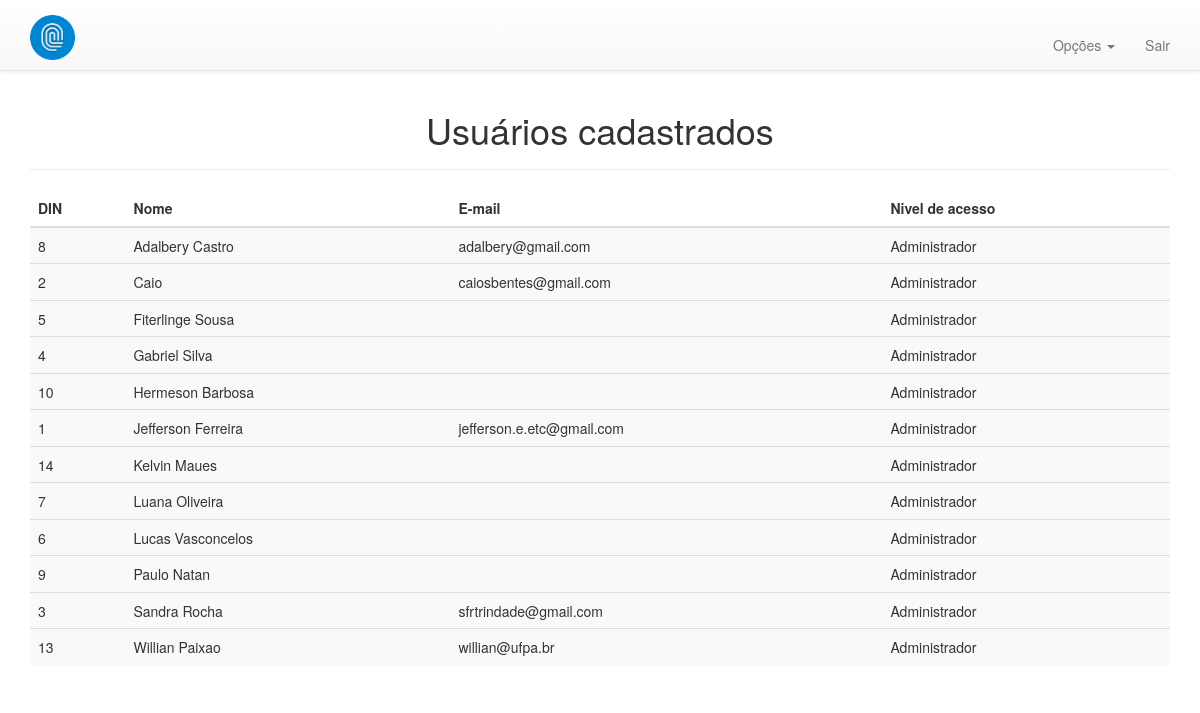
Screenshot of /setfinger/usuarios_cadastrados.php (signed in) with the database file from the repository.
### tables this page shows
CREATE TABLE IF NOT EXISTS `users` (
`din` int(255) NOT NULL,
  `finger_id` int(64) NOT NULL,
  `user_id` varchar(255) DEFAULT NULL,
  `name` varchar(255) DEFAULT NULL,
  `user_name` varchar(255) DEFAULT NULL,
  `email` varchar(255) DEFAULT NULL,
  `password` varchar(255) DEFAULT NULL,
  `access_level` tinyint(1) NOT NULL,
  `active` tinyint(1) NOT NULL
);

### setfinger/usuarios_cadastrados.php (the view, shortened to what this page needs)
<?php
include_once("conexao.php");
?>
<!DOCTYPE html>
<html lang="pt-br">
  <head>
    <link href="css/bootstrap.min.css" rel="stylesheet">
    <link href="css/bootstrap-theme.min.css" rel="stylesheet">
    <link href="css/ie10-viewport-bug-workaround.css" rel="stylesheet">
    <link href="css/theme.css" rel="stylesheet">
  </head>
  <body role="document">
  <?php
      include_once("barra_menu_admin.php");
      $selecao_usuarios= "SELECT * FROM users ORDER BY name";
      $consulta_usuarios= mysqli_query($conn, $selecao_usuarios);
  ?>
    <div class="container theme-showcase" role="main">
      <div class="page-header text-center">
        <h1>Usuários cadastrados</h1>
      </div>
        <div class="table-responsive">
          <table class="table table-striped">
            <thead>
              <tr>
                <th>DIN</th>
                <th>Nome</th>
                <th>E-mail</th>
                <th>Nivel de acesso</th>
              </tr>
            </thead>
            <tbody>
            <?php
                while($linhas = $consulta_usuarios->fetch_array()){
                  echo "<tr>";
                  echo "<td>".$linhas['din']."</td>";
                  echo "<td>".$linhas['name']."</td>";
                  echo "<td>".$linhas['email']."</td>";
                  if ($linhas['access_level']=='1') {
                  		echo "<td>Administrador</td>";
                  }elseif ($linhas['access_level']=='0') {
                  		echo "<td>Colaborador</td>";
                  }
                  echo "<tr>";
                }
            ?>
            </tbody>
          </table>
        </div>
      </div>
  </body>
</html>

### setfinger/barra_menu_admin.php (shortened to what this page needs)
<nav class="navbar  navbar-default navbar-fixed-top">
  <div class="container">
    <div class="navbar-header">
      <a class="navbar-brand" href="index.php"><img src="sf.png" width="45px"/></a>
    </div>
    <div id="navbar" class="navbar-collapse collapse">
      <ul class="nav navbar-nav navbar-right">
        <li class="dropdown"></br>
          <a href="#" class="dropdown-toggle" data-toggle="dropdown" role="button" aria-haspopup="true" aria-expanded="false">Opções <span class="caret"></span></a>
        </li>
        <li></br><a href="sair.php">Sair</a></li>
      </ul>
    </div>
  </div>
</nav>

### setfinger/css/theme.css (style rules this page uses)
body { padding-top: 70px; padding-bottom: 30px; }

### rows the page displays
users: din "8", name "Adalbery Castro", email "adalbery@gmail.com", access_level "Administrador"
users: din "2", name "Caio", email "caiosbentes@gmail.com", access_level "Administrador"
users: din "5", name "Fiterlinge Sousa", access_level "Administrador"
users: din "4", name "Gabriel Silva", access_level "Administrador"
users: din "10", name "Hermeson Barbosa", access_level "Administrador"
users: din "1", name "Jefferson Ferreira", email "jefferson.e.etc@gmail.com", access_level "Administrador"
users: din "14", name "Kelvin Maues", access_level "Administrador"
users: din "7", name "Luana Oliveira", access_level "Administrador"
users: din "6", name "Lucas Vasconcelos", access_level "Administrador"
users: din "9", name "Paulo Natan", access_level "Administrador"
users: din "3", name "Sandra Rocha", email "sfrtrindade@gmail.com", access_level "Administrador"
users: din "13", name "Willian Paixao", email "willian@ufpa.br", access_level "Administrador"
